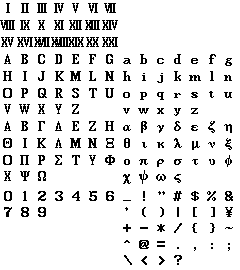
#> input picture E-Learning/Python/opencv/learning_machine/image/System-RMDF-Pro.png, 240 x 270 px, found by its file name
$ python opencv_2.py
#> lines starting #> are read from the running program, lines starting #| are printed output that depends on the picture; after the words box and inside, x2 and y2 are one past the last pixel; in counts of white or black regions, pixels touching at a corner belong together
import cv2

path = "image/System-RMDF-Pro.png"
img = cv2.imread(path)
#> img is the input picture: shape (270, 240, 3); 90.2% white; black in thin lines or dots

img_gray = cv2.cvtColor(img, cv2.COLOR_BGR2GRAY)
#> img_gray: shape (270, 240); 90.2% white; black in thin lines or dots

ret, threst = cv2.threshold(img_gray, 120, 255, cv2.THRESH_BINARY_INV)
#> threst: shape (270, 240); 9.8% white in thin lines or dots
cv2.imwrite("image/change1_SR.png", threst)

contours, hierarchy = cv2.findContours(threst, cv2.RETR_TREE, cv2.CHAIN_APPROX_SIMPLE)
#> contours = 271 contours, 183 with area under 20; largest, box (x1, y1, x2, y2) and area: (51, 37, 84, 47) 201, (85, 20, 100, 30) 90, (102, 37, 118, 47) 81, (0, 20, 15, 30) 80, (34, 37, 50, 47) 76
cv2.drawContours(img, contours, -1 ,(255, 120, 0), 2)
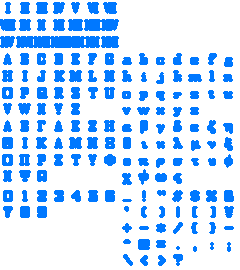
#> img: shape (270, 240, 3); mean B, G, R 255, 225.3, 198.9
cv2.imwrite("image/change2_SR.png", img)

$ run again, with E-Learning/Python/opencv/learning_machine/image/abcdefg.png copied over E-Learning/Python/opencv/learning_machine/image/System-RMDF-Pro.png
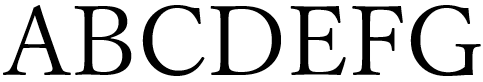
#> input picture E-Learning/Python/opencv/learning_machine/image/abcdefg.png, 483 x 82 px, found by its file name
#> img is the input picture: shape (82, 483, 3); min 0, max 255, mean 202.9
#> `ret, threst = cv2.threshold(img_gray, 120, 255, cv2.THRESH_BINARY_INV)`:
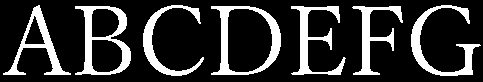
#> threst: shape (82, 483); 20% white; 7 white regions
#> contours = 11 contours; largest, box (x1, y1, x2, y2) and area: (211, 6, 281, 75) 3598, (75, 6, 131, 75) 2694, (227, 8, 273, 73) 2471, (3, 5, 71, 75) 1172, (411, 5, 481, 76) 1004
#> `cv2.drawContours(img, contours, -1 ,(255, 120, 0), 2)`:
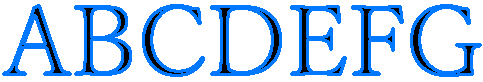
#> img: shape (82, 483, 3); mean B, G, R 239, 209.4, 183.1

$ run again, with E-Learning/Python/opencv/learning_machine/image/handwritten_1.png copied over E-Learning/Python/opencv/learning_machine/image/System-RMDF-Pro.png
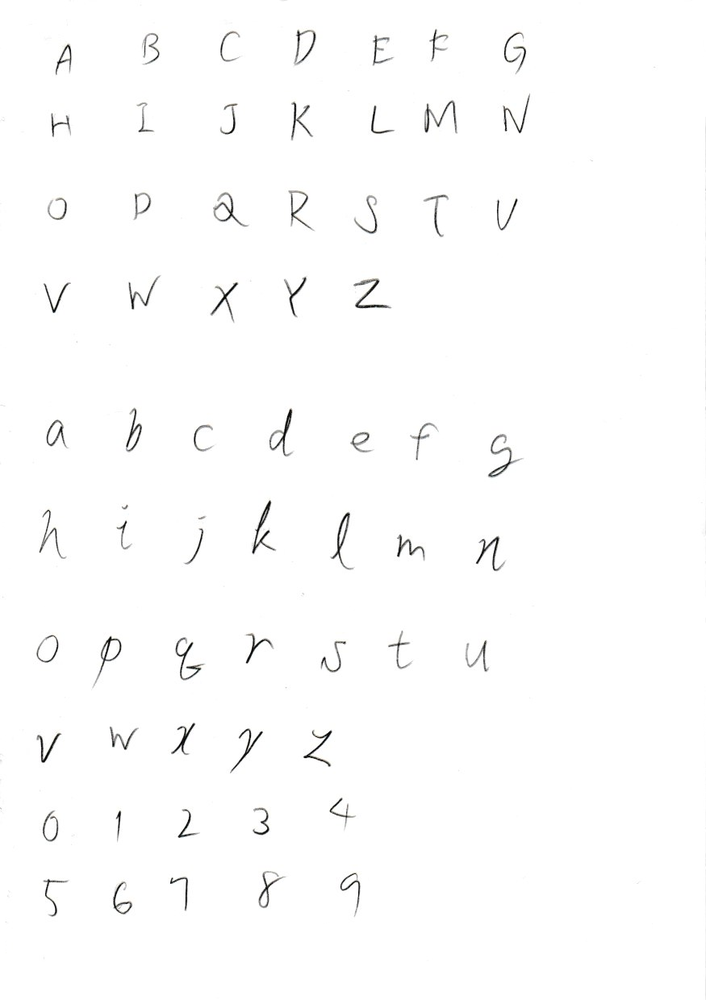
#> input picture E-Learning/Python/opencv/learning_machine/image/handwritten_1.png, 706 x 1000 px, shrunk from 875 x 1240 before the run, found by its file name
#> img is the input picture: shape (1000, 706, 3); mean B, G, R 252.6, 252.6, 252.6
#> `ret, threst = cv2.threshold(img_gray, 120, 255, cv2.THRESH_BINARY_INV)`:
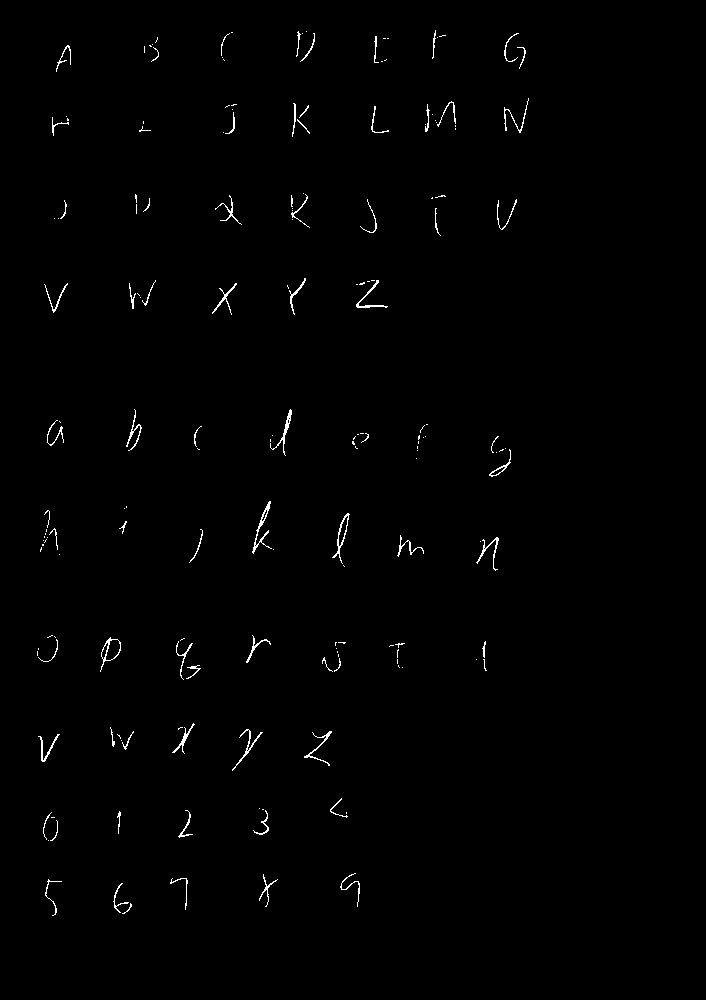
#> threst: shape (1000, 706); 0.74% white in thin lines or dots, all inside (x1, y1, x2, y2) = (37, 30, 529, 916)
#> contours = 190 contours, 151 with area under 20; largest, box (x1, y1, x2, y2) and area: (100, 637, 121, 672) 318, (105, 639, 121, 661) 216, (332, 513, 350, 564) 204, (338, 515, 349, 547) 134, (252, 501, 272, 554) 130
#> `cv2.drawContours(img, contours, -1 ,(255, 120, 0), 2)`:
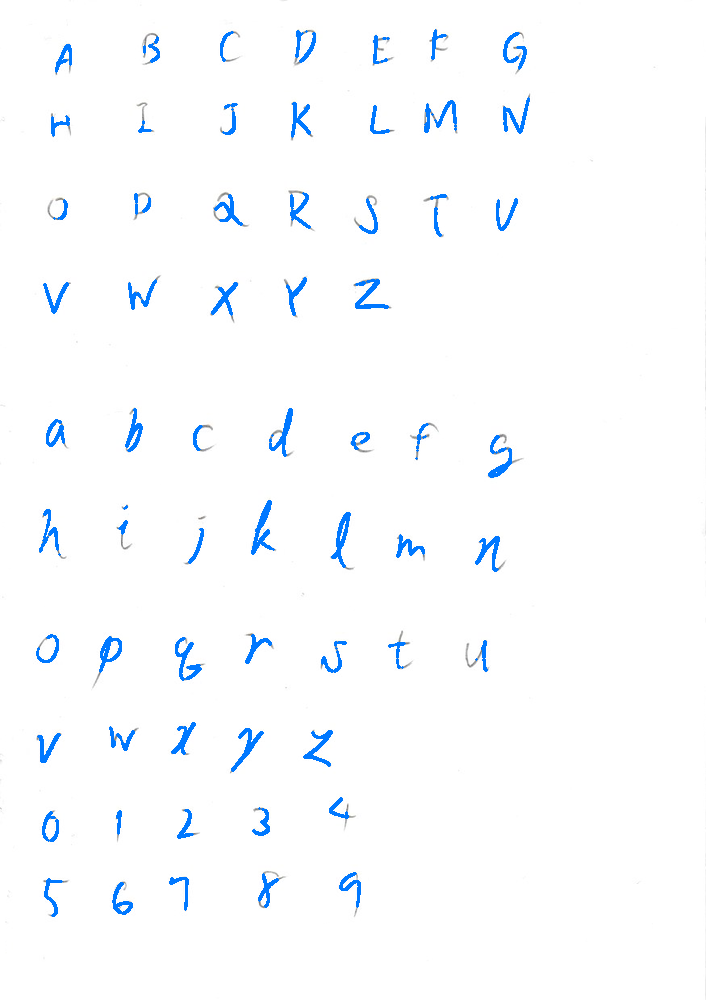
#> img: shape (1000, 706, 3); 2.02% of pixels changed, all inside (x1, y1, x2, y2) = (36, 29, 530, 917)
